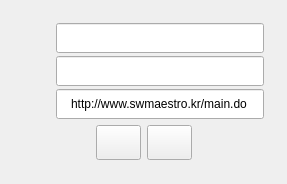
<?xml version="1.0" encoding="UTF-8"?>
<ui version="4.0">
 <class>SettingAdeverImgWidget</class>
 <widget class="QWidget" name="SettingAdeverImgWidget">
  <property name="geometry">
   <rect>
    <x>0</x>
    <y>0</y>
    <width>287</width>
    <height>184</height>
   </rect>
  </property>
  <property name="windowTitle">
   <string>Form</string>
  </property>
  <property name="styleSheet">
   <string notr="true">border-image: url(:/res/images/adverback.png);</string>
  </property>
  <layout class="QVBoxLayout" name="verticalLayout">
   <item>
    <widget class="QFrame" name="verticalFrame">
     <property name="styleSheet">
      <string notr="true"/>
     </property>
     <layout class="QVBoxLayout" name="verticalLayout_5">
      <property name="spacing">
       <number>0</number>
      </property>
      <property name="leftMargin">
       <number>3</number>
      </property>
      <property name="topMargin">
       <number>3</number>
      </property>
      <property name="rightMargin">
       <number>3</number>
      </property>
      <property name="bottomMargin">
       <number>3</number>
      </property>
      <item>
       <widget class="QFrame" name="verticalFrame">
        <property name="styleSheet">
         <string notr="true">border-image: url(:/res/images/modebackground.png);</string>
        </property>
        <layout class="QVBoxLayout" name="verticalLayout_4">
         <item>
          <layout class="QHBoxLayout" name="horizontalLayout">
           <property name="spacing">
            <number>3</number>
           </property>
           <item>
            <layout class="QVBoxLayout" name="verticalLayout_2">
             <item>
              <widget class="QLabel" name="label">
               <property name="minimumSize">
                <size>
                 <width>30</width>
                 <height>30</height>
                </size>
               </property>
               <property name="maximumSize">
                <size>
                 <width>30</width>
                 <height>30</height>
                </size>
               </property>
               <property name="styleSheet">
                <string notr="true">border-image: url(:/res/images/width.png);</string>
               </property>
               <property name="text">
                <string/>
               </property>
              </widget>
             </item>
             <item>
              <widget class="QLabel" name="label_2">
               <property name="minimumSize">
                <size>
                 <width>30</width>
                 <height>30</height>
                </size>
               </property>
               <property name="maximumSize">
                <size>
                 <width>30</width>
                 <height>30</height>
                </size>
               </property>
               <property name="styleSheet">
                <string notr="true">border-image: url(:/res/images/height.png);</string>
               </property>
               <property name="text">
                <string/>
               </property>
              </widget>
             </item>
             <item>
              <widget class="QLabel" name="label_3">
               <property name="minimumSize">
                <size>
                 <width>30</width>
                 <height>30</height>
                </size>
               </property>
               <property name="maximumSize">
                <size>
                 <width>30</width>
                 <height>30</height>
                </size>
               </property>
               <property name="styleSheet">
                <string notr="true">border-image: url(:/res/images/urlimg.png);</string>
               </property>
               <property name="text">
                <string/>
               </property>
              </widget>
             </item>
            </layout>
           </item>
           <item>
            <layout class="QVBoxLayout" name="verticalLayout_3">
             <item>
              <widget class="QLineEdit" name="widthVal">
               <property name="minimumSize">
                <size>
                 <width>0</width>
                 <height>30</height>
                </size>
               </property>
               <property name="styleSheet">
                <string notr="true">border-image: url(:/res/images/context.png);
font: 75 10pt &quot;나눔고딕 ExtraBold&quot;;</string>
               </property>
               <property name="alignment">
                <set>Qt::AlignCenter</set>
               </property>
              </widget>
             </item>
             <item>
              <widget class="QLineEdit" name="heightVal">
               <property name="minimumSize">
                <size>
                 <width>0</width>
                 <height>30</height>
                </size>
               </property>
               <property name="styleSheet">
                <string notr="true">border-image: url(:/res/images/context.png);
font: 75 10pt &quot;나눔고딕 ExtraBold&quot;;</string>
               </property>
               <property name="alignment">
                <set>Qt::AlignCenter</set>
               </property>
              </widget>
             </item>
             <item>
              <widget class="QLineEdit" name="URL">
               <property name="minimumSize">
                <size>
                 <width>0</width>
                 <height>30</height>
                </size>
               </property>
               <property name="maximumSize">
                <size>
                 <width>16777215</width>
                 <height>30</height>
                </size>
               </property>
               <property name="styleSheet">
                <string notr="true">border-image: url(:/res/images/context.png);
font: 75 10pt &quot;나눔고딕 ExtraBold&quot;;</string>
               </property>
               <property name="text">
                <string>http://www.swmaestro.kr/main.do</string>
               </property>
               <property name="alignment">
                <set>Qt::AlignCenter</set>
               </property>
              </widget>
             </item>
            </layout>
           </item>
          </layout>
         </item>
         <item>
          <layout class="QHBoxLayout" name="horizontalLayout_2">
           <item>
            <spacer name="horizontalSpacer">
             <property name="orientation">
              <enum>Qt::Horizontal</enum>
             </property>
             <property name="sizeHint" stdset="0">
              <size>
               <width>40</width>
               <height>20</height>
              </size>
             </property>
            </spacer>
           </item>
           <item>
            <widget class="QPushButton" name="applySetting">
             <property name="minimumSize">
              <size>
               <width>45</width>
               <height>35</height>
              </size>
             </property>
             <property name="maximumSize">
              <size>
               <width>45</width>
               <height>35</height>
              </size>
             </property>
             <property name="styleSheet">
              <string notr="true">QPushButton#applySetting{
	border-image: url(:/res/images/apply.png);
}

QPushButton#applySetting:hover{
	border-image: url(:/res/images/apply_o.png);
}

QPushButton#applySetting:pressed {
}</string>
             </property>
             <property name="text">
              <string/>
             </property>
            </widget>
           </item>
           <item>
            <widget class="QPushButton" name="cancelSetting">
             <property name="minimumSize">
              <size>
               <width>45</width>
               <height>35</height>
              </size>
             </property>
             <property name="maximumSize">
              <size>
               <width>45</width>
               <height>35</height>
              </size>
             </property>
             <property name="styleSheet">
              <string notr="true">QPushButton#cancelSetting{
	border-image: url(:/res/images/canceladver.png);
}

QPushButton#cancelSetting:hover{
	border-image: url(:/res/images/canceladver_o.png);
}

QPushButton#cancelSetting:pressed {
}</string>
             </property>
             <property name="text">
              <string/>
             </property>
            </widget>
           </item>
           <item>
            <spacer name="horizontalSpacer_2">
             <property name="orientation">
              <enum>Qt::Horizontal</enum>
             </property>
             <property name="sizeHint" stdset="0">
              <size>
               <width>40</width>
               <height>20</height>
              </size>
             </property>
            </spacer>
           </item>
          </layout>
         </item>
        </layout>
       </widget>
      </item>
      <item>
       <spacer name="verticalSpacer">
        <property name="orientation">
         <enum>Qt::Vertical</enum>
        </property>
        <property name="sizeHint" stdset="0">
         <size>
          <width>20</width>
          <height>40</height>
         </size>
        </property>
       </spacer>
      </item>
     </layout>
    </widget>
   </item>
  </layout>
 </widget>
 <resources/>
 <connections/>
</ui>
